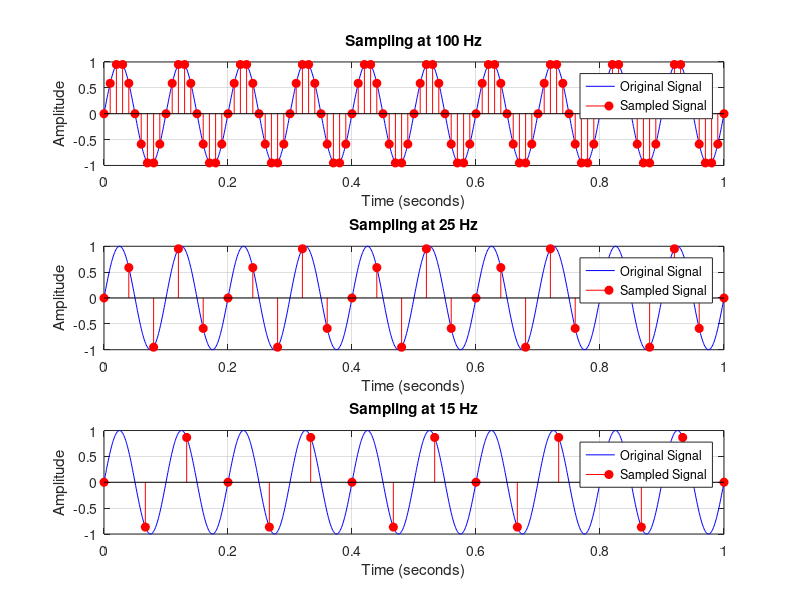

This chart was generated by the following MATLAB code:
clc;
clear;
close all;

% SAMPLING COMPARISON

% 1. Define signal parameters
A = 1;
fm = 10;

Fs_high = 100;
Fs_medium = 25;
Fs_low = 15;

% 2. Generate original signal
t = 0:0.001:1;
x = A*sin(2*pi*fm*t);

% 3. Generate sampled signals
t1 = 0:1/Fs_high:1;
x1 = A*sin(2*pi*fm*t1);

t2 = 0:1/Fs_medium:1;
x2 = A*sin(2*pi*fm*t2);

t3 = 0:1/Fs_low:1;
x3 = A*sin(2*pi*fm*t3);

% 4. Plot sampling comparison
figure;

subplot(3,1,1);
plot(t, x, 'b');
hold on;
stem(t1, x1, 'r', 'filled');
grid on;
title('Sampling at 100 Hz');
xlabel('Time (seconds)');
ylabel('Amplitude');
legend('Original Signal', 'Sampled Signal');

subplot(3,1,2);
plot(t, x, 'b');
hold on;
stem(t2, x2, 'r', 'filled');
grid on;
title('Sampling at 25 Hz');
xlabel('Time (seconds)');
ylabel('Amplitude');
legend('Original Signal', 'Sampled Signal');

subplot(3,1,3);
plot(t, x, 'b');
hold on;
stem(t3, x3, 'r', 'filled');
grid on;
title('Sampling at 15 Hz');
xlabel('Time (seconds)');
ylabel('Amplitude');
legend('Original Signal', 'Sampled Signal');

% 5. Save result
if ~exist('Results', 'dir')
    mkdir('Results');
end

exportgraphics(gcf, 'Results/sampling_comparison.png', ...
    'Resolution', 300);
